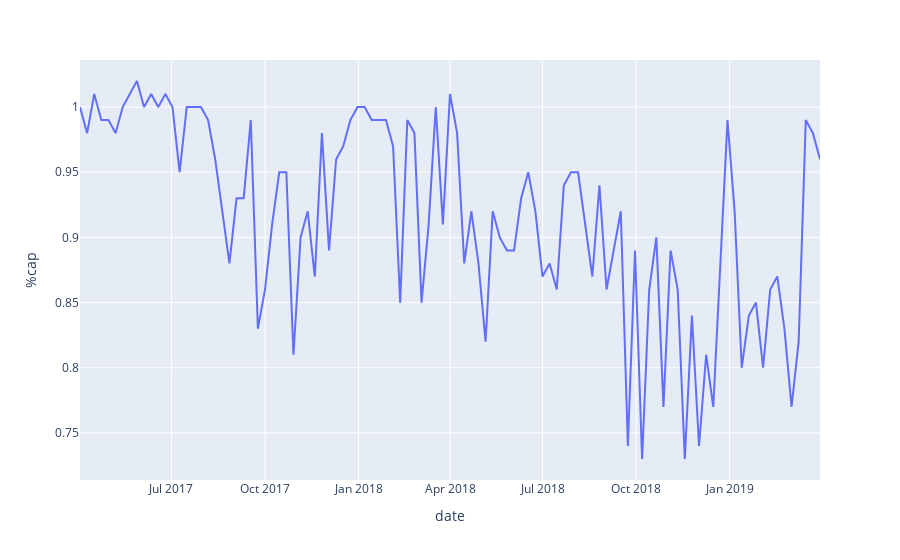

The cell this chart's notebook holds for it:
### Markdown cell above
Same idea, although there are major seasonality and marketing spikes, there is a clear negative relationship with the amount of people coming to this show over time.

### Code cell
px.line(df_anastasia, x=df_anastasia.index, y='%cap')
